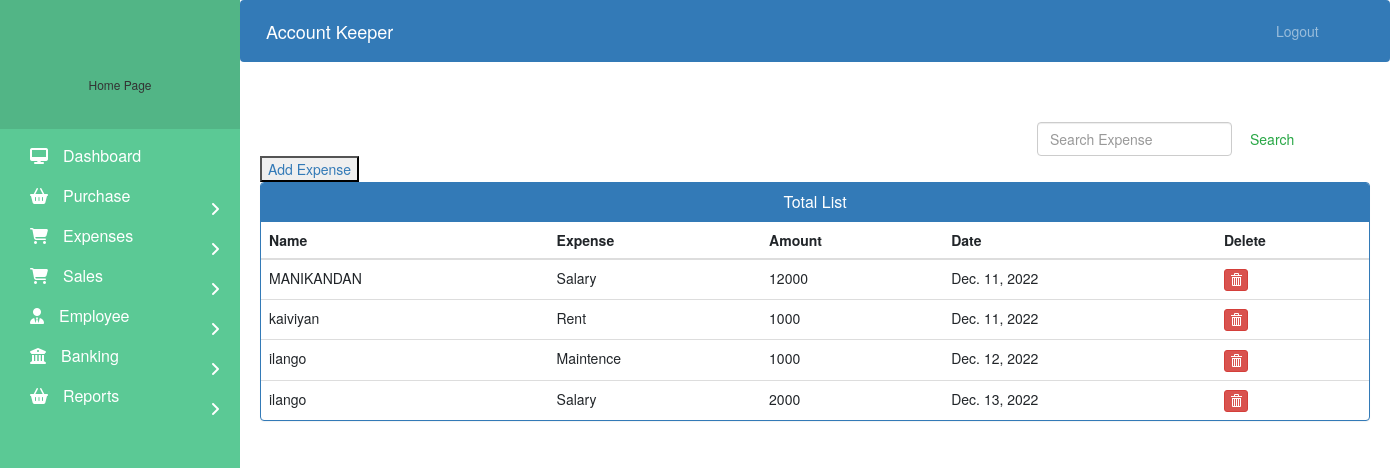
Screenshot of /Expenses/ with the database file from the repository.
### Expenses/models.py (models this page shows)
class Expenses(models.Model):
    type = [('Salary','Salary'),
    ('Rent','Rent'),
    ('Maintence','Manitence'),
    ('Transport','Transport')]
    Name = models.CharField(max_length = 50)
    Expense = models.CharField(max_length = 20, choices= type)
    Amount = models.IntegerField()
    Date = models.DateField(default=timezone.now)

### Expenses/views.py (the view)
# urls.py: path('Expenses/', expview.expenses_view),
def expenses_view(request):
    expenses = Expenses.objects.all().filter()
    return render(request,'expenses/xpense.html', {'expenses': expenses})

### templates/expenses/xpense.html (shortened to what this page needs)
{% extends 'Base/navbar.html' %}
{% block content %}
{% load static %}
<head>
  <link href="//netdna.bootstrapcdn.com/bootstrap/3.0.0/css/bootstrap.min.css" rel="stylesheet" id="bootstrap-css">
</head>
<div class="container">
     <form  action="/searchexpense" method ="get" style="margin-left:70%;" class="form-inline my-2 my-lg-0">
      <input class="form-control mr-sm-2" type="search" placeholder="Search Expense" name="query" id="query" aria-label="Search">
      <button class="btn btn-outline-success my-2 my-sm-0" type="submit" name="search">Search</button>
    </form>
    <button><a href="/add-expense">Add Expense</a></button>
  {% if expenses%}
    <div class="panel panel-primary">
      <div class="panel-heading">
        <h6 class="panel-title"> Total  List</h6>
      </div>
      <table class="table table-hover" id="dev-table">
          <thead>
              <tr>
                  <th>Name</th>
                  <th>Expense</th>
                  <th>Amount</th>
                  <th>Date</th>
                  <th>Delete</th>
              </tr>
          </thead>
          {% for expense in expenses %}
            <tr>
                <td>{{expense.Name}}</td>
                <td>{{expense.Expense}}</td>
                <td>{{expense.Amount}}</td>
                <td>{{expense.Date}}</td>
                <td><a class="btn btn-danger btn-xs" href="{% url 'delete-expenses' expense.id  %}"><span class="glyphicon glyphicon-trash"></span></a></td>
            </tr>
          {% endfor %}
        </table>
    </div>
  {%else%}
    <br><br><br>
    <h4 style="text-align: center;color: red;">No Expense Details Found !!!</h4>
  {% endif %}
</div>
{% endblock content %}

### templates/Base/navbar.html (style rules this page uses)
a:link { text-decoration: none; }
a { color: white; }
body { padding-left: 240px; }

### templates/expenses/xpense.html (style rules this page uses)
a:link { text-decoration: none; }
h6 { text-align: center; }

### rows the page displays
Expenses: Name "MANIKANDAN", Expense "Salary", Amount "12000", Date "Dec. 11, 2022"
Expenses: Name "kaiviyan", Expense "Rent", Amount "1000", Date "Dec. 11, 2022"
Expenses: Name "ilango", Expense "Maintence", Amount "1000", Date "Dec. 12, 2022"
Expenses: Name "ilango", Expense "Salary", Amount "2000", Date "Dec. 13, 2022"
